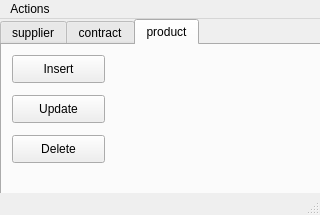
<?xml version="1.0" encoding="UTF-8"?>
<ui version="4.0">
 <class>MainWindow</class>
 <widget class="QMainWindow" name="MainWindow">
  <property name="geometry">
   <rect>
    <x>0</x>
    <y>0</y>
    <width>320</width>
    <height>215</height>
   </rect>
  </property>
  <property name="windowTitle">
   <string>Delivery</string>
  </property>
  <widget class="QWidget" name="centralwidget">
   <widget class="QTabWidget" name="tab">
    <property name="geometry">
     <rect>
      <x>0</x>
      <y>0</y>
      <width>761</width>
      <height>501</height>
     </rect>
    </property>
    <property name="currentIndex">
     <number>2</number>
    </property>
    <widget class="QWidget" name="tab_5">
     <attribute name="title">
      <string>supplier</string>
     </attribute>
     <widget class="QPushButton" name="pushButton_supplier_insert">
      <property name="geometry">
       <rect>
        <x>10</x>
        <y>10</y>
        <width>93</width>
        <height>28</height>
       </rect>
      </property>
      <property name="text">
       <string>Insert</string>
      </property>
     </widget>
     <widget class="QPushButton" name="pushButton_supplier_update">
      <property name="geometry">
       <rect>
        <x>10</x>
        <y>50</y>
        <width>93</width>
        <height>28</height>
       </rect>
      </property>
      <property name="text">
       <string>Update</string>
      </property>
     </widget>
     <widget class="QPushButton" name="pushButton_supplier_delete">
      <property name="geometry">
       <rect>
        <x>10</x>
        <y>90</y>
        <width>93</width>
        <height>28</height>
       </rect>
      </property>
      <property name="text">
       <string>Delete</string>
      </property>
     </widget>
    </widget>
    <widget class="QWidget" name="tab_6">
     <attribute name="title">
      <string>contract</string>
     </attribute>
     <widget class="QPushButton" name="pushButton_contract_insert">
      <property name="geometry">
       <rect>
        <x>10</x>
        <y>10</y>
        <width>93</width>
        <height>28</height>
       </rect>
      </property>
      <property name="text">
       <string>Insert</string>
      </property>
     </widget>
     <widget class="QPushButton" name="pushButton_contract_update">
      <property name="geometry">
       <rect>
        <x>10</x>
        <y>50</y>
        <width>93</width>
        <height>28</height>
       </rect>
      </property>
      <property name="text">
       <string>Update</string>
      </property>
     </widget>
     <widget class="QPushButton" name="pushButton_contract_delete">
      <property name="geometry">
       <rect>
        <x>10</x>
        <y>90</y>
        <width>93</width>
        <height>28</height>
       </rect>
      </property>
      <property name="text">
       <string>Delete</string>
      </property>
     </widget>
    </widget>
    <widget class="QWidget" name="tab_9">
     <attribute name="title">
      <string>product</string>
     </attribute>
     <widget class="QPushButton" name="pushButton_product_delete">
      <property name="geometry">
       <rect>
        <x>10</x>
        <y>90</y>
        <width>93</width>
        <height>28</height>
       </rect>
      </property>
      <property name="text">
       <string>Delete</string>
      </property>
     </widget>
     <widget class="QPushButton" name="pushButton_product_update">
      <property name="geometry">
       <rect>
        <x>10</x>
        <y>50</y>
        <width>93</width>
        <height>28</height>
       </rect>
      </property>
      <property name="text">
       <string>Update</string>
      </property>
     </widget>
     <widget class="QPushButton" name="pushButton_product_insert">
      <property name="geometry">
       <rect>
        <x>10</x>
        <y>10</y>
        <width>93</width>
        <height>28</height>
       </rect>
      </property>
      <property name="text">
       <string>Insert</string>
      </property>
     </widget>
    </widget>
   </widget>
  </widget>
  <widget class="QMenuBar" name="menubar">
   <property name="geometry">
    <rect>
     <x>0</x>
     <y>0</y>
     <width>320</width>
     <height>26</height>
    </rect>
   </property>
   <widget class="QMenu" name="menuLogin">
    <property name="title">
     <string>Actions</string>
    </property>
    <addaction name="open_login_screen"/>
    <addaction name="show_db"/>
   </widget>
   <addaction name="menuLogin"/>
  </widget>
  <widget class="QStatusBar" name="statusbar"/>
  <action name="open_login_screen">
   <property name="text">
    <string>Login</string>
   </property>
  </action>
  <action name="show_db">
   <property name="text">
    <string>Show DB</string>
   </property>
  </action>
 </widget>
 <resources/>
 <connections/>
</ui>
